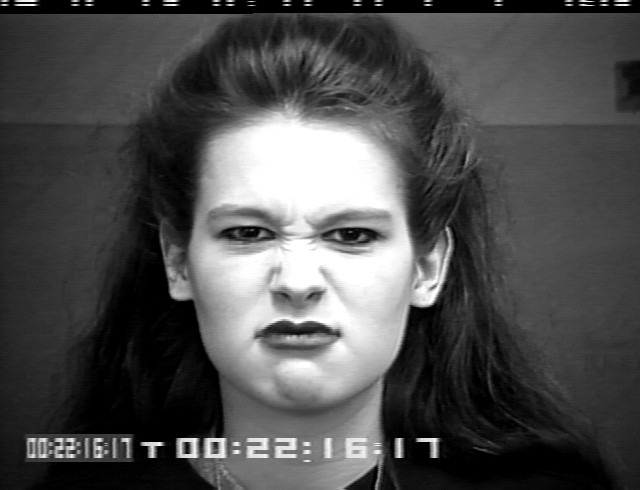
#> input picture anger/S074_004_00000010.png, 640 x 490 px, found by its file name
$ jupyter execute --allow-errors Parcial_3_IA.ipynb   (shell and % lines are left out)   (older library calls are emulated)
#> lines starting #> are read from the running program, lines starting #| are printed output that depends on the picture; after the words box and inside, x2 and y2 are one past the last pixel; in counts of white or black regions, pixels touching at a corner belong together
<a href="https://colab.research.google.com/github/CPallares96/Emotion_ID/blob/main/Parcial_3_IA.ipynb" target="_parent"></a>

#Detección de emociones primera entrega
#Integrantes: Acuña Roberto, Lagares Juan y Pallares Carlos

[cell 1]
import cv2
from sklearn.manifold import MDS
import matplotlib.pyplot as plt
import numpy as np
import pandas as pd
from sklearn.neighbors import KNeighborsClassifier
from sklearn.model_selection import train_test_split
from sklearn.metrics import classification_report, confusion_matrix
import os
from os import listdir
from os.path import isfile, join
import seaborn as sns
from mpl_toolkits import mplot3d
from sklearn.cluster import KMeans
from sklearn.decomposition import PCA
from sklearn import preprocessing

#Imagen de ejemplo de las cuadriculas con la que trabajamos y luego recortamos en sub-cuadriculas de 50x50 pixéles

[cell 2]
str_dir="/content/drive/MyDrive/Emotion/anger/S074_004_00000010.png"
img = cv2.imread(str_dir)
#> img is the input picture: shape (490, 640, 3); min 0, max 255, mean 78.2
img = img[130:380, 200:400]
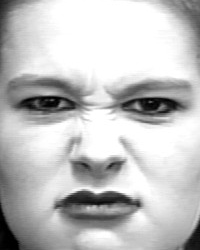
#> img: shape (250, 200, 3); min 0, max 255, mean 193
grayImage = cv2.cvtColor(img, cv2.COLOR_BGR2GRAY)
(thresh, im) = cv2.threshold(grayImage, 127, 255, cv2.THRESH_BINARY)
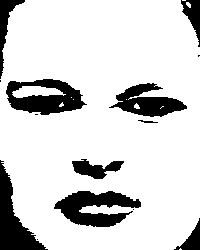
#> im: shape (250, 200); 83.2% white; 14 black regions (5 under 20 px), largest, box (x1, y1, x2, y2) and area: (54, 191, 141, 227) 1807, (6, 79, 87, 115) 1711, (0, 160, 48, 250) 1627
plt.imshow(im)

#image_set devuelve un dataframe por cada segmento y luego es pegado a un dataframe final en salida_df. En imagen_set si un pixél es negro, se le asigna el valor de 0 sino, el valor de 1. Este bloque de código solo es usado para gráficar una vez en un plano 3D la distribución de los pixéles negros en todas las caras por emoción

[cell 3]
def image_set(im,num):

  df_=pd.DataFrame()
  lista=[]
  listaX=[]
  listaY=[]

  for y in range(0,250): #Y axis
    for x in range(0,200): #X axis
      if im[y][x] == 255: #[0]==0 and im[y][x][1]==0 and im[y][x][2]==0:
        lista.append(0)
      else:
        lista.append(1)

      listaY.append(y)
      listaX.append(x)

  df_["x"]=np.array(listaX)
  df_["y"]=np.array(listaY)
  df_["type"]=np.array(lista)
  df_["emo"]=np.full(len(df_["x"]),num)
  return df_

def salida_df(dir,arr,num):

  df=pd.DataFrame()

  for i in arr:

    str_dir="{}/{}".format(dir,i)
    img = cv2.imread(str_dir)

    #kernel = np.array([[0,1,0], [1,-2,1], [0,1,0]])
    #im = cv2.filter2D(img, -1, kernel)
    #laplacian = cv2.Laplacian(im,cv2.CV_64F)

    grayImage = cv2.cvtColor(img, cv2.COLOR_BGR2GRAY)
    (thresh, im) = cv2.threshold(grayImage, 127, 255, cv2.THRESH_BINARY)

    im = im[130:380, 200:400]
    df_= image_set(im,num)
    df=df.append(df_,ignore_index = True)

  return df

#Se "pegan" los tres dataframe correspondientes a cada tipo de imángen (emoción) para un dataframe final que será gráficado mas adelante.

[cell 4]
def df_stick(df_1,df_2,df_3):
  df_1=df_1.append(df_2,ignore_index = True)
  df_1=df_1.append(df_3,ignore_index = True)
  return df_1

#Gráfica en 3D de los datos, siendo X el número de pixeles negros, Y el segmento correspondiente y Z la categoría a la que pertenece (1:= Felicidad, 2:=Furia, 3:=Sorpresa)

[cell 5]
def df_3Dplot(df):
  x=np.array(df[df.columns[0:1]])
  y=np.array(df[df.columns[1:2]])
  z=np.array(df[df.columns[2:3]])

  fig = plt.figure(figsize = (10, 7))
  ax = plt.axes(projection ="3d")

  ax.scatter3D(x, y, z, color = df["emo"])
  plt.title("Emoción")

  plt.show()
  ax.view_init(-45,30)
  fig

#Se aisla solo la nariz, boca y ojos en una cuadricula a partir de la imagen inicial con dimensiones de 250x200 pixéles y se le aplica un filtro monocromatico. Esta funcion devuelve una lista de 20 segmentos por imagen donde cada segmento es de 50x50 pixéles

[cell 6]
def segmentacion_cara(img):

  img = img[130:380, 200:400]
  #img = img[130:380, 230:380]

  lista=[]
  alto,ancho,profundidad=img.shape
  cuadro_alto=50
  cuadro_ancho=50
  y=0
  x=0
  cont=0
  for j in range(0,np.divmod(alto,cuadro_alto)[0]):
    y_=(j+1)*cuadro_alto
    for i in range(0,np.divmod(ancho,cuadro_ancho)[0]):
      x_=(i+1)*cuadro_ancho
      cont=cont+1
      crop_img = img[y:y_, x:x_]

      grayImage = cv2.cvtColor(crop_img, cv2.COLOR_BGR2GRAY)
      (thresh, im) = cv2.threshold(grayImage, 127, 255, cv2.THRESH_BINARY)

      lista.append(im)
      #plt.imshow(im)
      x=x_
    x=0
    y=y_
  return lista

#Se realiza una lectura de todas imagenes por emoción y se devuelve una lista con todos los segmentos de todas las imagenes correspondientes por emoción

[cell 7]
def lista_segmentos(str_dir,arr):
  lista=[]
  for i in (arr):
    dir=str_dir+"/"+i
    img = cv2.imread(dir)
    l=segmentacion_cara(img)
    lista.extend(l)
  return lista

#Se realiza el conteo de los pixéles negro por segmento de cada imagen para todas las imagenes de una emoción, el valor de parametro "lista" es obtenido de la función anterior "lista_segmentos" y se devuelve un dataframe con tres columnas: X el número de pixeles negros, Y el segmento correspondiente, Z la categoría a la que pertenece (1:= Felicidad, 2:=Furia, 3:=Sorpresa) y emo el color asignado a la emoción, verde:=Felicidad, rojo:=Furia, azul:= Sorpresa

[cell 8]
def n_black_per_segment(lista,string,num):
  df=pd.DataFrame()
  cont=0
  n_segmento=[]
  num_black=[]
  emo=[]
  num_z=[]
  for i in range(0,len(lista)):
    cont=cont+1
    n_segmento.append(cont)
    emo.append(string)
    num_z.append(num)
    num_black.append(np.count_nonzero(lista[i] == 255))
    if  20-cont == 0: #15-cont cuando img = img[130:380, 230:380] en segmentacion_cara
      cont=0
  df["x"]=num_black
  df["y"]=n_segmento
  df["z"]=num_z
  df["emo"]=emo
  return df

#Menú básico para selección de las categorías de imágenes que queremos utilizar para nuestro análisis.

[cell 9]
def seleccion_n_datos(categoria,str_dir):
  arr=os.listdir(str_dir)
  lista=[]
  string="¿Desea incluir la categoría {} en siguiente analisis? Digitar en miniscula su respuseta (si/no)".format(categoria)
  print(string)
  opcion = input()
  if opcion == "no":
    lista.append(arr[0])
  else:
    lista.extend(arr)
  return lista

#Montando los datos. Los datos son motandos desde mi Drive, por lo cual si se quiere cambiar la dirección de los datos, debe cambiarse la variable str_dir en los tres casos siguientes. No modificar ningún parametro de entrada en la definición de arr para los tres casos (emociones).

[cell 10]
str_dir="/content/drive/MyDrive/Emotion/happiness"
arr = seleccion_n_datos("happiness",str_dir)
lista_1=lista_segmentos(str_dir,arr)
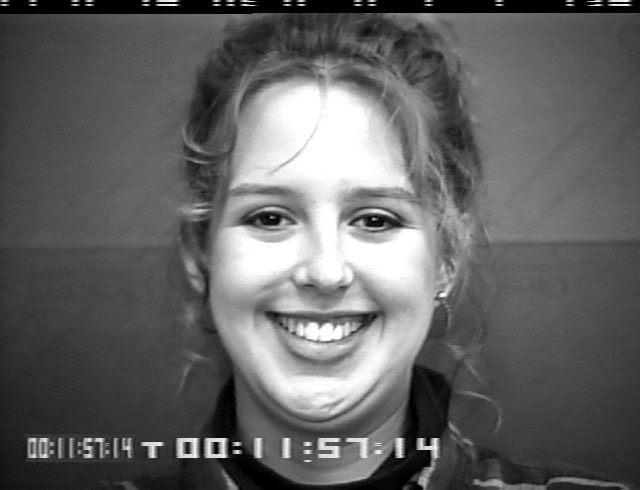
#> input picture happiness/S052_004_00000022.png, 640 x 490 px, found by its file name
#> in lista_segmentos, img is the input picture: shape (490, 640, 3); min 0, max 255, mean 99.1
#> in segmentacion_cara, `img = img[130:380, 200:400]`:
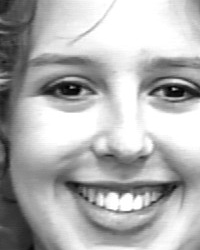
#> img: shape (250, 200, 3); min 0, max 255, mean 176.2
#> after the loop in segmentacion_cara, `for j in range(0,np.divmod(alto,cuadro_alto)[0]):`:
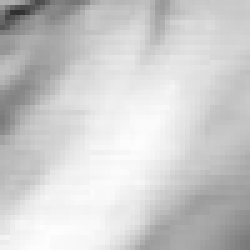
#> crop_img: shape (50, 50, 3) (shown 5 times larger); min 47, max 253, mean 204.9
#> after the loop in segmentacion_cara, `for j in range(0,np.divmod(alto,cuadro_alto)[0]):`: cont = 20; lista = 20 items
#> pass 2 of the loop in lista_segmentos, `for i in (arr):`:
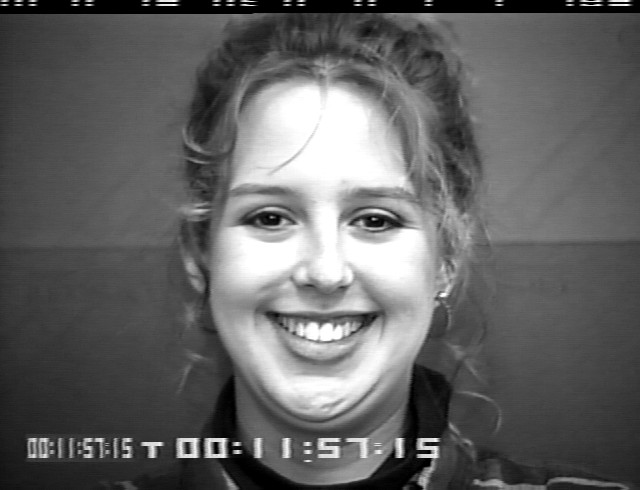
#> input picture happiness/S052_004_00000023.png, 640 x 490 px, found by its file name
#> in lista_segmentos, img is the input picture: shape (490, 640, 3); min 0, max 255, mean 99.2
#> in segmentacion_cara (call 2), `img = img[130:380, 200:400]`:
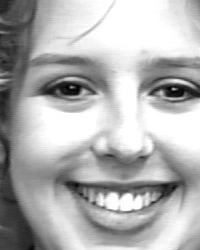
#> img: shape (250, 200, 3); min 0, max 255, mean 176.1
#> after the loop in segmentacion_cara (call 2), `for j in range(0,np.divmod(alto,cuadro_alto)[0]):`:
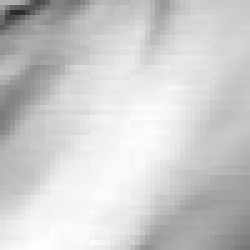
#> crop_img: shape (50, 50, 3) (shown 5 times larger); min 43, max 255, mean 205.2
#> after the loop in segmentacion_cara (call 2), `for j in range(0,np.divmod(alto,cuadro_alto)[0]):`: cont = 20
#> pass 3 of the loop in lista_segmentos, `for i in (arr):`:
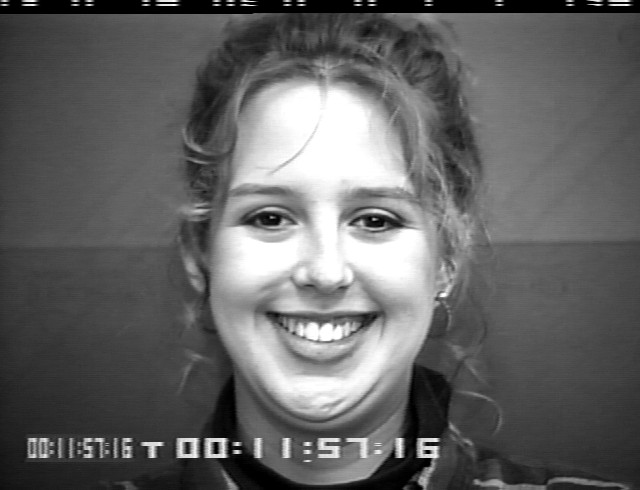
#> input picture happiness/S052_004_00000024.png, 640 x 490 px, found by its file name
#> in lista_segmentos, img is the input picture: shape (490, 640, 3); min 0, max 255, mean 99.3
#> in segmentacion_cara (call 3), `img = img[130:380, 200:400]`:
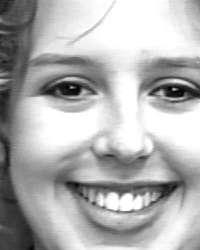
#> img: shape (250, 200, 3); min 0, max 255, mean 176.1
#> after the loop in segmentacion_cara (call 3), `for j in range(0,np.divmod(alto,cuadro_alto)[0]):`:
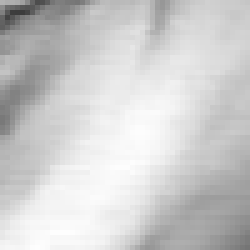
#> crop_img: shape (50, 50, 3) (shown 5 times larger); min 60, max 254, mean 205.2
#> lista_1 = 60 items
#> (the rest of this cell did not finish here and is left out)

#> in salida_df, `(thresh, im) = cv2.threshold(grayImage, 127, 255, cv2.THRESH_BINARY)`:
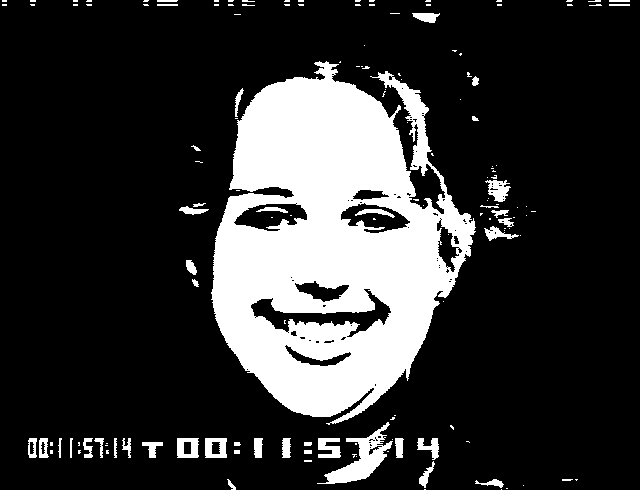
#> im: shape (490, 640); 20.5% white; 148 white regions (102 under 20 px), largest, box (x1, y1, x2, y2) and area: (211, 61, 476, 425) 57290, (317, 422, 393, 484) 1516, (177, 438, 199, 458) 340
#> in salida_df, `im = im[130:380, 200:400]`:
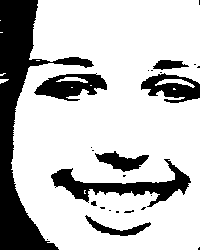
#> im: shape (250, 200); 75.9% white; 25 black regions (17 under 20 px), largest, box (x1, y1, x2, y2) and area: (0, 0, 94, 250) 6611, (51, 159, 191, 207) 1987, (34, 73, 107, 101) 1176
#> in salida_df, `df_= image_set(im,num)`: df_ = table of 50000 rows and 4 columns

str_dir="/content/drive/MyDrive/Emotion/anger"
arr = seleccion_n_datos("anger",str_dir)
lista_2=lista_segmentos(str_dir,arr)
df_2=salida_df(str_dir,arr,"red")

str_dir="/content/drive/MyDrive/Emotion/surprise"
arr = seleccion_n_datos("surprise",str_dir)
lista_3=lista_segmentos(str_dir,arr)
df_3=salida_df(str_dir,arr,"blue")

#DF DE SEGMENTOS Y NUMERO DE PIXELES NEGROS POR CADA UNO

[cell 11]
df1=n_black_per_segment(lista_1,"green",1)
#> the loop in n_black_per_segment, `for i in range(0,len(lista)):` made 60 passes
#> after the loop in n_black_per_segment, `for i in range(0,len(lista)):`: cont = 0; emo = 60 items, first 6: 'green', 'green', 'green', 'green', 'green', 'green'; n_segmento = 60 values, max 20 at index 19, min 1 at index 0, mean 10.5; num_black = 60 values, max 2500 at index 1, min 725 at index 16, mean 1895.5; num_z = 60 values from 1 to 1
#> df1 = table of 60 rows and 4 columns
#> (the rest of this cell did not finish here and is left out)

#GRÁFICA DE LAS IMAGENES EN UN ESPACIO 3D

#Todas las imagenes han sido puestas en esta gráfica. El eje Z indica la categoría, 1 para pixéles negrs y 0 para pixéles blancos (amarillosos en nuestro caso). El color verde es Felicidad, el rojo es Furia y el azul es Sorpresa. Basandonos en los colores vemos existen gaps entre las emociones que son llenados por otras, un ejemplo es el centro de la categoría 1 que muestra como la Furia(rojo) llena un vacio que existe en las imagenes de Sorpresa(azul)

#> (a cell that did not finish here is left out)

#Gráfica emoción Felicidad

#> (a cell that did not finish here is left out)

#Gráfica emoción Furia

#> (a cell that did not finish here is left out)

#Gráfica emoción Sorpresa

#> (a cell that did not finish here is left out)

#OMITIR LOS DOS SIGUIENTES BLOQUES DE CÓDIGO Y RETOMAR EN EL CLUSTERING

#KMEANS - Clustering. Realizamos agrupación de los datos y vemos si realmente se separan de forma natural

[cell 16]
inertia = []
K = range(1,20)
#> (the rest of this cell did not finish here and is left out)

[cell 17]
plt.figure(figsize=(16,8))
#> (the rest of this cell did not finish here and is left out)

#Respecto al método del codo tomamos que la mejor cantidad de clusters son 3

[cell 18]
kmeanModel = KMeans(n_clusters=3)
#> (the rest of this cell did not finish here and is left out)

[cell 19]
def df3Dplot(df):
  x=np.array(df[df.columns[0:1]])
  y=np.array(df[df.columns[1:2]])
  z=np.array(df[df.columns[4:5]])

  fig = plt.figure(figsize = (10, 7))
  ax = plt.axes(projection ="3d")

  ax.scatter3D(x, y, z, color = df["emo"])
  plt.title("Emoción")

  plt.show()
  ax.view_init(80,90)
  fig

#> (a cell that did not finish here is left out)

#> (a cell that did not finish here is left out)

# Visualizamos una separación de los datos cuando K=3 d, donde los datos que se encontraban mezclados anteriormente ahora están separados en clusters diferentes, pero los puntos siguen en su mismas posiciones, esto da a entender que los puntos ahora separados son propios de ciertas emociones y le dan caracteristicas únicas a estas mismas.

#Para este caso 0:=Felicidad, 1:=Furia y 2:=Sorpresa

#> (a cell that did not finish here is left out)

#CLUSTERING

#La siguiente función toma cada imagen de cada emociones como y las registra de la siguiente forma en el dataframe:

                   index      0         1     ...    20

                    0       2156       865           1
                    1       701        1597          1
                    2       51         616           1
                    .        .          .            .
                    .        .          .            .
                    .        .          .            .
                    45      759        767           1
                    46      1679       12            1

#La columna del 0 al 19 corresponden a los 20 segmentos de cada y contienen el número de pixéles negros por segmentos correspondiente. La columna 20 se refiere al tipo de imagen o emoción a la que corresponden esos segmentos.

[cell 23]
def full_DataF(lista,num):
  cont=0
  lista_=[]
  for i in range(0,len(lista)):
    if np.divide(i+1,20).is_integer():
      lista_.append(np.count_nonzero(lista[i] == 255))
      lista_.append(num)
      if cont==0:
        cont=1
        df=pd.DataFrame([lista_])
      else:
        a_series=pd.Series(lista_,index=df.columns)
        df=df.append(a_series,ignore_index=True)
      lista_.clear()
    else:
      lista_.append(np.count_nonzero(lista[i] == 255))

  return df

#Se unen los dataframe correspondientes a Felicidad, Furia y Sorpresa con la función df_stick anteriormente mencionada.

#> (a cell that did not finish here is left out)

#> the loop in full_DataF, `for i in range(0,len(lista)):` made 40 passes
#> (cont, df) on pass 20: (1, table of 1 rows and 21 columns)
#> after the loop in full_DataF, `for i in range(0,len(lista)):`: cont = 1; lista_ = [761, 2500, 2500, 2495, 956, 1293, 2341, 1417, 1762, 2485, 2500, 2446, 1781, 1762, 1428, 1806, 726, 2331, 2141, 2455, 1]
